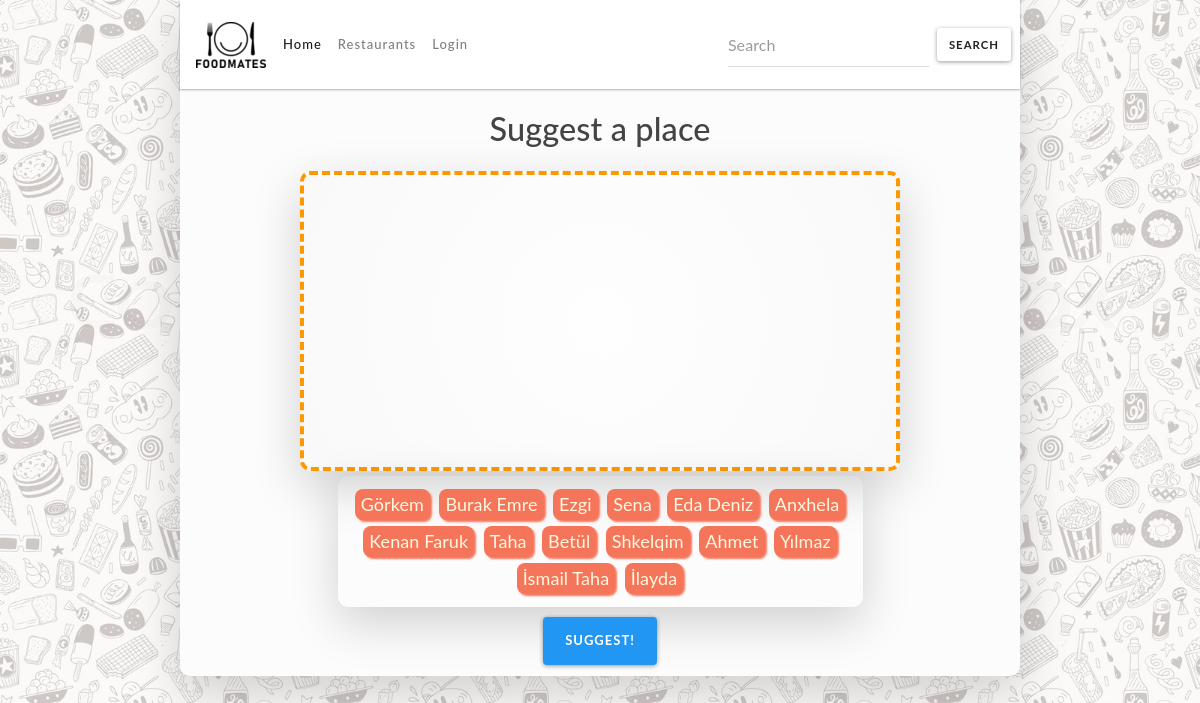
Screenshot of /common/suggest/ with the database file from the repository.
### common/models.py (models this page shows, shortened)
class Profile(models.Model):
    user = models.OneToOneField(User, on_delete=models.CASCADE)
    GENDER_CHOICES = (
        ('M', 'Male'),
        ('F', 'Female'),
    )
    gender = models.CharField(max_length=1, choices=GENDER_CHOICES)
    location = models.CharField(max_length=30, blank=True)
    age = models.PositiveSmallIntegerField(null=True, blank=True)

### common/views.py (the view, shortened to what this page needs)
# urls.py: path('suggest/', views.SuggestionView.as_view(), name='suggest-place'),
@method_decorator(csrf_exempt, name='dispatch')
class SuggestionView(View):
    success_url = '/'
    template_name = 'common/suggestion.html'
    def get(self, request, *args, **kwargs):
        users = Profile.objects.all()
        return render(request, self.template_name, {'users': users})

### templates/common/suggestion.html (shortened to what this page needs)
{% extends "common/base_generic.html" %}
{% load static %}
{% block content %}
    <div class="page-title text-center"><h1>Suggest a place</h1></div>
    <div class="container">
        <div class="col">
            <div class="container" id="toggle-data">
                <div class="row">
                    <div class="col-md-12 text-center">
                        <div id="drop_zone" class="shadow-lg  border-warning"
                             ondragenter="drag_enter(event)"
                             ondrop="drag_drop(event)"
                             ondragover="return false"
                             ondragleave="drag_leave(event)">
                        </div>
                    </div>
                </div>
                <div class="row">
                    <div class="col-md-12 text-center">
                        <div id="users" class="shadow-lg" style="margin: auto; width: 70%"
                             ondragenter="drag_enter(event)"
                             ondrop="drag_drop(event)"
                             ondragover="return false"
                             ondragleave="drag_leave(event)">
                            {% for user in users %}
                                <div data-id="{{ user.user.id }}" id="object{{ forloop.counter }}" class="objects  btn-xs "
                                     draggable="true"
                                     ondragstart="drag_start(event)"
                                     ondragend="drag_end(event)">{{ user.user.first_name }}
                                </div>
                            {% endfor %}
                        </div>
                    </div>
                    <div class="col-md-12 text-center">
                        <button id="suggest-button" type="button" class="btn btn-primary" style="margin: 10px"
                                onclick="readDropZone()">Suggest!
                        </button>
                    </div>
                </div>
            </div>
            <div class="col-md-12 text-center result" id="ajax-data"></div>
        </div>
    </div>
{% endblock %}

### common/static/css/style.css (style rules this page uses)
html, body, .cover { font-family: 'Trebuchet MS'; font-weight: 400; margin: auto; height: 100%; width: 100%; background: linear-gradient(rgba(255, 255, 255, 0.7), rgba(255, 255, 255, 0.7)), url('../images/food_bg.jpg'); background-size: 50%; }
.page-title { margin-top: 10px; padding: 10px; }
.shadow-lg { border-radius: 10px; padding: 3px; }
.objects { display: inline-block; padding: 8px; margin: 3px; border-radius: 8px; background-color: #f5755a; font-size: 18px; color: #fff8e0; text-align: center; cursor: pointer; box-shadow: 2px 2px 2px #f6785c; transition: .5s; }
#drop_zone { background-image: radial-gradient(circle, #fefefe, #f9f9f9); border: #ffc7a3 4px dashed; width: 80%; height: 300px; padding: 8px; font-size: 18px; margin: 5px auto; }
#users { padding: 10px; }
body { font-family: 'Lato', 'sans-serif'; }

### common/static/css/buttons.css (style rules this page uses)
.btn { padding: 14px 22px; border: 0 none; font-weight: 700; letter-spacing: 1px; text-transform: uppercase; }
.btn-xs, .btn-group-xs > .btn { padding: 2px 6px; }

### rows the page displays
Profile: user.first_name "Görkem"
Profile: user.first_name "Burak Emre"
Profile: user.first_name "Ezgi"
Profile: user.first_name "Sena"
Profile: user.first_name "Eda Deniz"
Profile: user.first_name "Anxhela"
Profile: user.first_name "Kenan Faruk"
Profile: user.first_name "Taha"
Profile: user.first_name "Betül"
Profile: user.first_name "Shkelqim"
Profile: user.first_name "Ahmet"
Profile: user.first_name "Yılmaz"
Profile: user.first_name "İsmail Taha"
Profile: user.first_name "İlayda"
